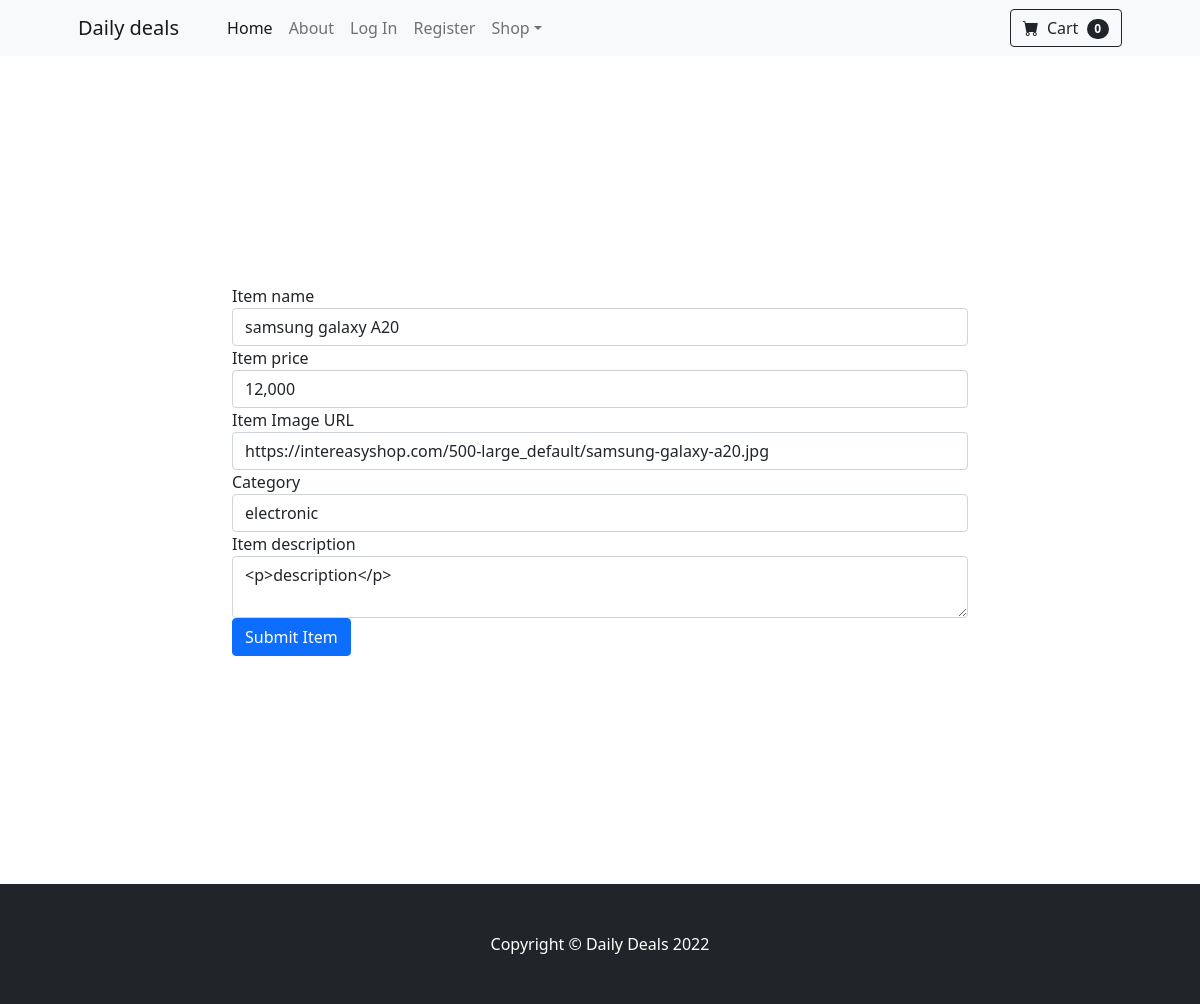
The app's page /edit1, older data.
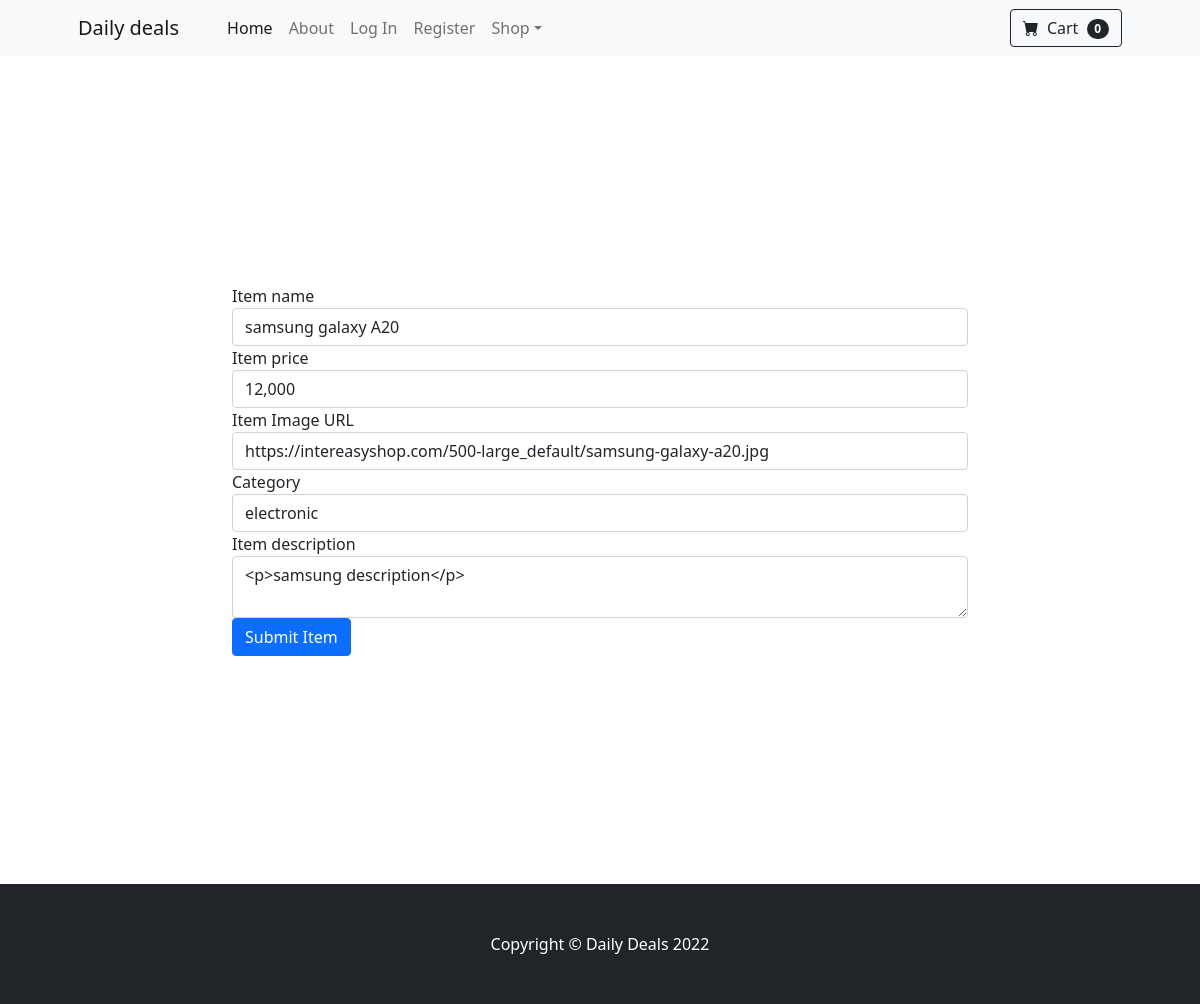
The same page, newer data.
### main.py (models this page shows)
class Items(db.Model):
    __tablename__ = "items"
    id = db.Column(db.Integer, primary_key=True)
    name = db.Column(db.String(1000), nullable=False)
    description = db.Column(db.String(1000), nullable=False)
    price = db.Column(db.String(1000), nullable=False)
    image_url = db.Column(db.String(1000), nullable=False)
    category= db.Column(db.String(100), nullable=False)

### main.py (the view, shortened to what this page needs)
@app.route("/edit<int:item_id>", methods=["GET", "POST"])
def edit(item_id):
    item = Items.query.get(item_id)
    edit_form = AddItemForm(
        name=item.name,
        price=item.price,
        img_url=item.image_url,
        category=item.category,
        description=item.description
    )
    return render_template("edit.html", form=edit_form, is_edit=True, current_user=current_user)

### main.py
class AddItemForm(FlaskForm):
    name = StringField("Item name", validators=[DataRequired()])
    price = StringField("Item price", validators=[DataRequired()])
    img_url = StringField("Item Image URL", validators=[DataRequired(), URL()])
    category= StringField("Category", validators=[DataRequired()])
    description = CKEditorField("Item description", validators=[DataRequired()])
    submit = SubmitField("Submit Item")

### templates/edit.html (shortened to what this page needs)
{% import "bootstrap/wtf.html" as wtf %}
{% block content %}
{% include "header.html" %}
  <div class="container">
    <div class="row">
      <div class="col-lg-8 col-md-10 mx-auto login">
        {{ wtf.quick_form(form, novalidate=True, button_map={"submit": "primary"}) }}
      </div>
    </div>
  </div>
{% include "footer.html" %}
{% endblock %}

### templates/header.html (shortened to what this page needs)
<!DOCTYPE html>
<html lang="en">
    <head>
        <link href="https://cdn.jsdelivr.net/npm/bootstrap-icons@1.5.0/font/bootstrap-icons.css" rel="stylesheet" />
        <link href="/static/css/styles.css" rel="stylesheet" />
        <link type="text/css" rel="stylesheet" href="http://fakedomain.com/smilemachine/html.css" />
        <link href="https://cdn.jsdelivr.net/npm/bootstrap@5.0.2/dist/css/bootstrap.min.css" rel="stylesheet">
    </head>
    <body>
        <nav class="navbar navbar-expand-lg navbar-light bg-light">
            <div class="container px-4 px-lg-5">
                <a class="navbar-brand" href="#!">Daily deals</a>
                <div class="collapse navbar-collapse" id="navbarSupportedContent">
                    <ul class="navbar-nav me-auto mb-2 mb-lg-0 ms-lg-4">
                        <li class="nav-item"><a class="nav-link active" aria-current="page" href="{{ url_for('home') }}">Home</a></li>
                        <li class="nav-item"><a class="nav-link" href="#!">About</a></li>
                        {% if not current_user.is_authenticated: %}
                        <li class="nav-item"><a class="nav-link" href="{{ url_for('login') }}">Log In</a></li>
                        <li class="nav-item"><a class="nav-link" href="{{ url_for('register') }}">Register</a></li>
                        {% else: %}
                        <li class="nav-item"><a class="nav-link" href="{{ url_for('logout') }}">Log Out</a></li>
                        {% endif %}
                        <li class="nav-item dropdown">
                            <a class="nav-link dropdown-toggle" id="navbarDropdown" href="#" role="button" data-bs-toggle="dropdown" aria-expanded="false">Shop</a>
                        </li>
                    </ul>
                    <form class="d-flex">
                        <button class="btn btn-outline-dark" type="submit">
                            <i class="bi-cart-fill me-1"></i>
                            Cart
                            <span class="badge bg-dark text-white ms-1 rounded-pill">0</span>
                        </button>
                    </form>
                </div>
            </div>
        </nav>
    </body>

### templates/footer.html (shortened to what this page needs)
 <footer class="py-5 bg-dark">
    <div class="container"><p class="m-0 text-center text-white">Copyright &copy; Daily Deals 2022</p></div>
</footer>
</body>
</html>

Row changes from the older to the newer data that the page shows:
changed Items "samsung galaxy A20": description "<p>description</p>" → "<p>samsung description</p>"
